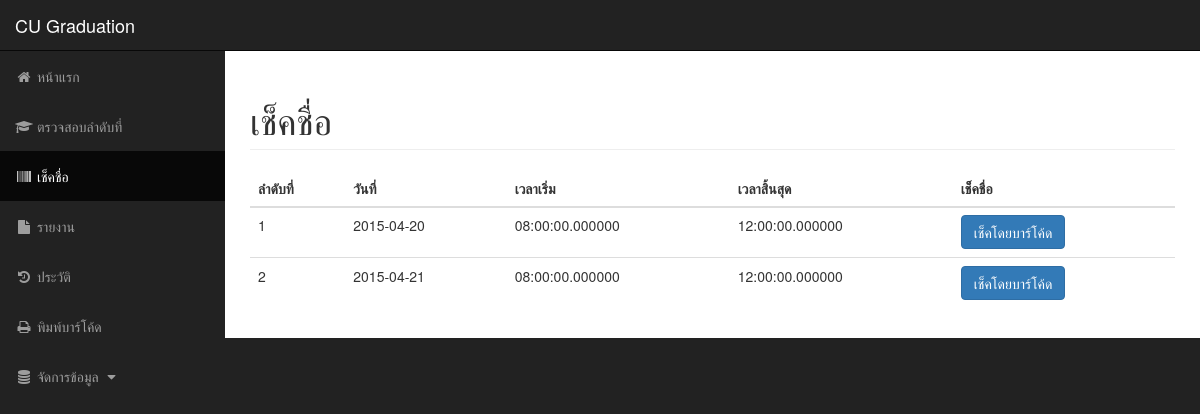
/index.php/check, run on an earlier commit of the app's database.
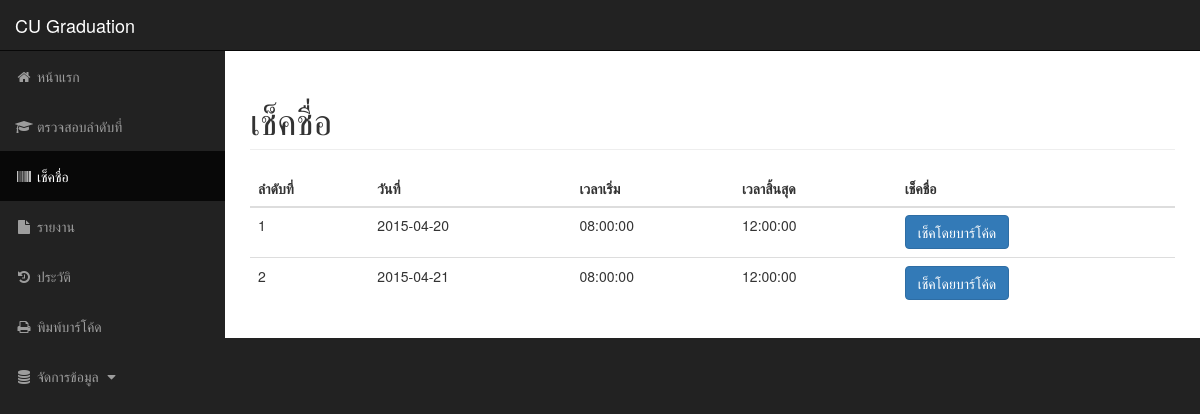
And on a later commit of the database.
### tables this page shows
CREATE TABLE IF NOT EXISTS `SCHEDULE` (
  `schedule_id` INT NOT NULL,
  `date` DATE NULL,
  `start_time` TIME(0) NULL,
  `end_time` TIME(0) NULL,
  `type` VARCHAR(20) NULL,
  `round` INT NULL,
  `PLACE_place_id` INT NOT NULL,
  PRIMARY KEY (`schedule_id`),
  INDEX `fk_SCHEDULE_PLACE1_idx` (`PLACE_place_id` ASC),
  CONSTRAINT `fk_SCHEDULE_PLACE1`
    FOREIGN KEY (`PLACE_place_id`)
    REFERENCES `PLACE` (`place_id`)
    ON DELETE NO ACTION
    ON UPDATE NO ACTION);

### application/controllers/check.php (called while the page is built, shortened)
<?php if ( ! defined('BASEPATH')) exit('No direct script access allowed');
class check extends CI_Controller {
	public function __construct(){
		$this->load->model("model_check","check");
	}
	public function index(){
		$data['allschedule'] = $this->check->get_all_schedules();
		$this->load->view('inc_header');
		$this->load->view('check/home',$data);
		$this->load->view('inc_footer');
	}
}

### index.php (called while the page is built, shortened)
<?php
require_once BASEPATH.'core/CodeIgniter.php';

### application/models/model_check.php (called while the page is built, shortened)
<?php if ( ! defined('BASEPATH')) exit('No direct script access allowed');
class model_check extends CI_Model{
	public function get_all_schedules(){
		return $this->db->get("schedule")->result();
	}
}
?>

### application/views/check/home.php (the view, shortened to what this page needs)
<!DOCTYPE html>
<html lang="th">
<head>
</head>
<body>
<div class="row">
    <div class="col-lg-12">
        <h1 class="page-header">
            เช็คชื่อ
        </h1>
        <table class="table">
        	<thead>
        		<tr>
        			<th>ลำดับที่</th>
        			<th>วันที่</th>
        			<th>เวลาเริ่ม</th>
        			<th>เวลาสิ้นสุด</th>
        			<th>เช็คชื่อ</th>
        	</thead>
        	<tbody>
        		<?php
	            if(count($allschedule)>0){
	            	foreach($allschedule as $schedule){
	            ?>
	            		<tr>
	            			<td><?=$schedule->schedule_id;?></td>
	            			<td><?=$schedule->date;?></td>
	            			<td><?=$schedule->start_time;?></td>
	            			<td><?=$schedule->end_time;?></td>
	            			<td><a href="<?=base_url();?>check/barcode_check/<?=$schedule->schedule_id?>" class="btn btn-primary">เช็คโดยบาร์โค้ด</a></td>
	            		</tr>
	            <?php
	            	}
	            }else{
	            ?>
            		<tr>
            			<td colspan="5">ไม่มีข้อมูล</td>
            		</tr>
	            <?php
	            }
	            ?>
        	</tbody>
        </table>
    </div>
</div>
</body>
</html>

### application/views/inc_header.php (shortened to what this page needs)
<!DOCTYPE html>
<html lang="th">
<head>
    <link href="<?=base_url();?>/css/bootstrap.min.css" rel="stylesheet">
    <link href="<?=base_url();?>/css/sb-admin.css" rel="stylesheet">
    <link href="<?=base_url();?>/font-awesome/css/font-awesome.min.css" rel="stylesheet" type="text/css">
</head>
<body>
    <div id="wrapper">
        <nav class="navbar navbar-inverse navbar-fixed-top" role="navigation">
            <div class="navbar-header">
                <a class="navbar-brand" href="#">CU Graduation</a>
            </div>
            <div class="collapse navbar-collapse navbar-ex1-collapse">
                <ul class="nav navbar-nav side-nav">
                    <li <?php if($this->uri->segment(1)=="home" ||$this->uri->segment(1)=="" ) echo "class='active'";?>>
                        <a href="<?=base_url(); ?>"><i class="fa fa-fw fa-home"></i> หน้าแรก</a>
                    </li>
                    <li>
                        <a href="#"><i class="fa fa-fw fa-mortar-board"></i> ตรวจสอบลำดับที่</a>
                    </li>
                    <li <?php if($this->uri->segment(1)=="check") echo "class='active'";?>>
                        <a href="<?=base_url(); ?>check/"><i class="fa fa-fw fa-barcode"></i> เช็คชื่อ</a>
                    </li>
                    <li>
                        <a href="#"><i class="fa fa-fw fa-file"></i> รายงาน</a>
                    </li>
                    <li>
                        <a href="#"><i class="fa fa-fw fa-history"></i> ประวัติ</a>
                    </li>
                    <li>
                        <a href="#"><i class="fa fa-fw fa-print"></i> พิมพ์บาร์โค้ด</a>
                    </li>
                    <li>
                        <a href="javascript:;" data-toggle="collapse" data-target="#demo"><i class="fa fa-fw fa-database"></i> จัดการข้อมูล <i class="fa fa-fw fa-caret-down"></i></a>
                    </li>
                </ul>
            </div>
        </nav>
        <div id="page-wrapper">
            <div class="container-fluid">

### application/views/inc_footer.php (shortened to what this page needs)
            </div>
        </div>
    </div>
</body>
</html>

### css/sb-admin.css (style rules this page uses)
body { margin-top: 100px; background-color: #222; }
@media (min-width:768px) { body { margin-top: 50px; } }
#wrapper { padding-left: 0; }
#page-wrapper { width: 100%; padding: 0; background-color: #fff; }
@media (min-width:768px) { #wrapper { padding-left: 225px; } }
@media (min-width:768px) { #page-wrapper { padding: 10px; } }
@media (min-width:768px) { .side-nav { position: fixed; top: 51px; left: 225px; width: 225px; margin-left: -225px; border: none; border-radius: 0; overflow-y: auto; background-color: #222; bottom: 0; overflow-x: hidden; padding-bottom: 40px; } }
@media (min-width:768px) { .side-nav>li>a { width: 225px; } }

What changed in the data, as far as the page shows it:
changed schedule id 1: start_time "08:00:00.000000" → "08:00:00"; end_time "12:00:00.000000" → "12:00:00"
changed schedule id 2: start_time "08:00:00.000000" → "08:00:00"; end_time "12:00:00.000000" → "12:00:00"
